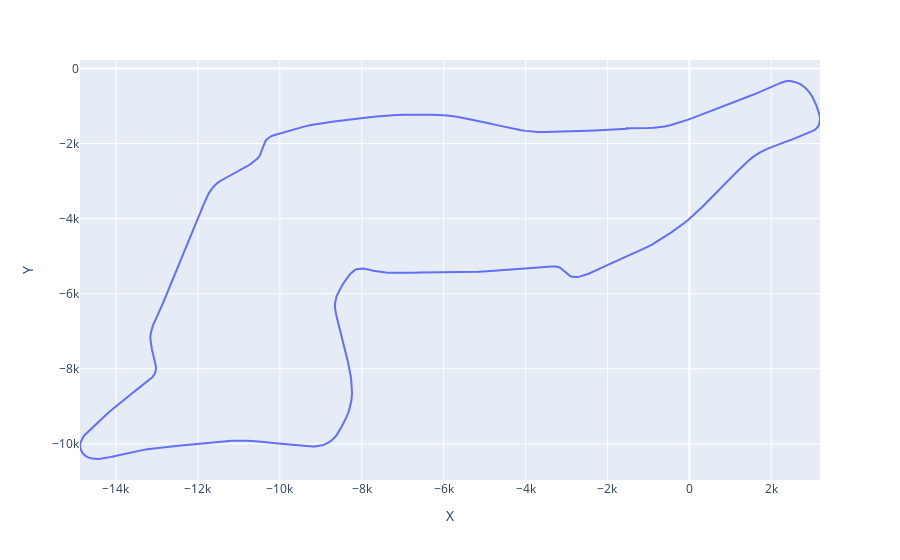

Notebook cell for this chart:
### Code cell
# plt.plot(dataH['X'], dataH['Y'], color=dataH['Speed'])
# plt.plot(dataH['Speed'])
fig = px.line(ham_tele, x='X', y='Y')
fig.show()

### Figure 1 — Plotly figure (JSON) as saved in the notebook; plotly's stock layout.template omitted (floating-point values rounded to 4 significant figures; data arrays with more than 128 entries replaced by an {"elided": "..."} marker saying what was removed)
{"data": [{"hovertemplate": "X=%{x}<br>Y=%{y}<extra></extra>", "legendgroup": "", "line": {"color": "#636efa", "dash": "solid"}, "marker": {"symbol": "circle"}, "mode": "lines", "name": "", "orientation": "v", "showlegend": false, "type": "scatter", "x": {"elided": "635 int values"}, "xaxis": "x", "y": {"elided": "635 int values"}, "yaxis": "y"}], "layout": {"legend": {"tracegroupgap": 0}, "margin": {"t": 60}, "xaxis": {"anchor": "y", "domain": [0, 1], "title": {"text": "X"}}, "yaxis": {"anchor": "x", "domain": [0, 1], "title": {"text": "Y"}}}}
